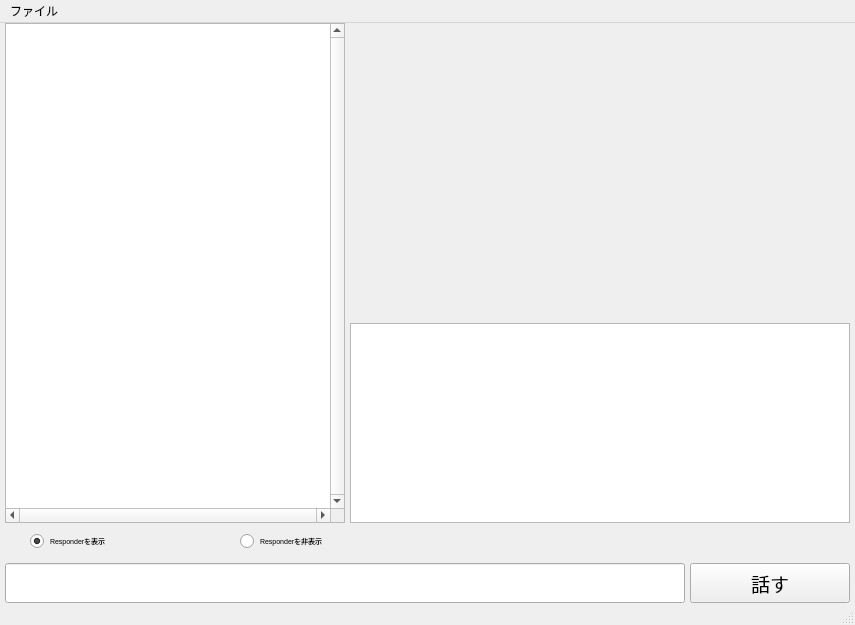
<?xml version="1.0" encoding="UTF-8"?>
<ui version="4.0">
 <class>MainWindow</class>
 <widget class="QMainWindow" name="MainWindow">
  <property name="geometry">
   <rect>
    <x>0</x>
    <y>0</y>
    <width>855</width>
    <height>625</height>
   </rect>
  </property>
  <property name="windowTitle">
   <string>MainWindow</string>
  </property>
  <widget class="QWidget" name="centralwidget">
   <widget class="QListWidget" name="ListWidgetLog">
    <property name="geometry">
     <rect>
      <x>5</x>
      <y>0</y>
      <width>340</width>
      <height>500</height>
     </rect>
    </property>
    <property name="font">
     <font>
      <pointsize>5</pointsize>
     </font>
    </property>
    <property name="verticalScrollBarPolicy">
     <enum>Qt::ScrollBarAlwaysOn</enum>
    </property>
    <property name="horizontalScrollBarPolicy">
     <enum>Qt::ScrollBarAlwaysOn</enum>
    </property>
   </widget>
   <widget class="QRadioButton" name="RadioButton_1">
    <property name="geometry">
     <rect>
      <x>30</x>
      <y>510</y>
      <width>130</width>
      <height>16</height>
     </rect>
    </property>
    <property name="font">
     <font>
      <pointsize>5</pointsize>
     </font>
    </property>
    <property name="text">
     <string>Responderを表示</string>
    </property>
    <property name="checked">
     <bool>true</bool>
    </property>
   </widget>
   <widget class="QRadioButton" name="RadioButton_2">
    <property name="geometry">
     <rect>
      <x>240</x>
      <y>510</y>
      <width>130</width>
      <height>16</height>
     </rect>
    </property>
    <property name="font">
     <font>
      <pointsize>5</pointsize>
     </font>
    </property>
    <property name="text">
     <string>Responderを非表示</string>
    </property>
   </widget>
   <widget class="QLineEdit" name="LineEdit">
    <property name="geometry">
     <rect>
      <x>5</x>
      <y>540</y>
      <width>680</width>
      <height>40</height>
     </rect>
    </property>
    <property name="font">
     <font>
      <pointsize>7</pointsize>
     </font>
    </property>
   </widget>
   <widget class="QLabel" name="LabelShowImg">
    <property name="geometry">
     <rect>
      <x>350</x>
      <y>0</y>
      <width>500</width>
      <height>300</height>
     </rect>
    </property>
    <property name="text">
     <string/>
    </property>
    <property name="pixmap">
     <pixmap resource="qt_resource.qrc">:/re/img/talk.gif</pixmap>
    </property>
   </widget>
   <widget class="QPushButton" name="ButtonTalk">
    <property name="geometry">
     <rect>
      <x>690</x>
      <y>540</y>
      <width>160</width>
      <height>40</height>
     </rect>
    </property>
    <property name="font">
     <font>
      <pointsize>14</pointsize>
     </font>
    </property>
    <property name="text">
     <string>話す</string>
    </property>
   </widget>
   <widget class="QTextEdit" name="LabelResponce">
    <property name="geometry">
     <rect>
      <x>350</x>
      <y>300</y>
      <width>500</width>
      <height>200</height>
     </rect>
    </property>
    <property name="font">
     <font>
      <weight>75</weight>
      <bold>true</bold>
     </font>
    </property>
   </widget>
  </widget>
  <widget class="QMenuBar" name="menubar">
   <property name="geometry">
    <rect>
     <x>0</x>
     <y>0</y>
     <width>855</width>
     <height>22</height>
    </rect>
   </property>
   <widget class="QMenu" name="menu">
    <property name="title">
     <string>ファイル</string>
    </property>
    <addaction name="menuClose"/>
   </widget>
   <addaction name="menu"/>
  </widget>
  <widget class="QStatusBar" name="statusbar"/>
  <action name="menuClose">
   <property name="text">
    <string>shut</string>
   </property>
  </action>
 </widget>
 <resources>
  <include location="qt_resource.qrc"/>
 </resources>
 <connections>
  <connection>
   <sender>ButtonTalk</sender>
   <signal>clicked()</signal>
   <receiver>MainWindow</receiver>
   <slot>button_talk_slot()</slot>
   <hints>
    <hint type="sourcelabel">
     <x>169</x>
     <y>670</y>
    </hint>
    <hint type="destinationlabel">
     <x>640</x>
     <y>530</y>
    </hint>
   </hints>
  </connection>
  <connection>
   <sender>RadioButton_1</sender>
   <signal>clicked()</signal>
   <receiver>MainWindow</receiver>
   <slot>show_responder_name()</slot>
   <hints>
    <hint type="sourcelabel">
     <x>45</x>
     <y>599</y>
    </hint>
    <hint type="destinationlabel">
     <x>168</x>
     <y>525</y>
    </hint>
   </hints>
  </connection>
  <connection>
   <sender>RadioButton_2</sender>
   <signal>clicked()</signal>
   <receiver>MainWindow</receiver>
   <slot>hidden_responder_name()</slot>
   <hints>
    <hint type="sourcelabel">
     <x>195</x>
     <y>599</y>
    </hint>
    <hint type="destinationlabel">
     <x>389</x>
     <y>529</y>
    </hint>
   </hints>
  </connection>
  <connection>
   <sender>menuClose</sender>
   <signal>triggered()</signal>
   <receiver>MainWindow</receiver>
   <slot>close()</slot>
   <hints>
    <hint type="sourcelabel">
     <x>-1</x>
     <y>-1</y>
    </hint>
    <hint type="destinationlabel">
     <x>427</x>
     <y>312</y>
    </hint>
   </hints>
  </connection>
 </connections>
 <slots>
  <slot>button_talk_slot()</slot>
  <slot>show_responder_name()</slot>
  <slot>hidden_responder_name()</slot>
 </slots>
</ui>
